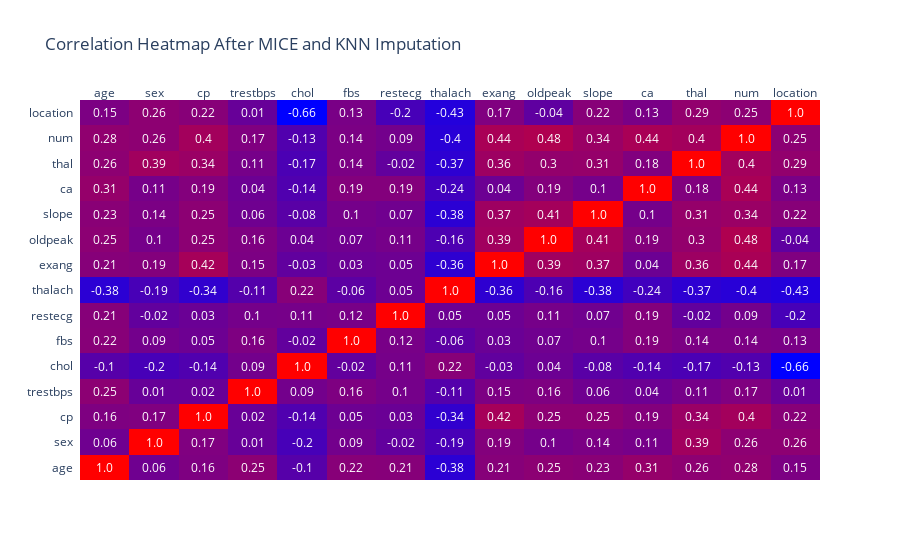

This figure's notebook cell:
### Code cell
col_names = list(df_clean.columns)
corr_matrix = np.round(df_clean.corr().values, 2)

fig_heatmap = ff.create_annotated_heatmap(
    z=corr_matrix,
    x=col_names,
    y=col_names,
    colorscale="bluered"
)
fig_heatmap.update_layout(
    title="Correlation Heatmap After MICE and KNN Imputation",
)
fig_heatmap.show()

### Figure 1 — Plotly figure (JSON) as saved in the notebook; plotly's stock layout.template omitted (floating-point values rounded to 4 significant figures; data arrays with more than 128 entries replaced by an {"elided": "..."} marker saying what was removed)
{"data": [{"colorscale": [[0, "rgb(0,0,255)"], [1, "rgb(255,0,0)"]], "reversescale": false, "showscale": false, "type": "heatmap", "x": ["age", "sex", "cp", "trestbps", "chol", "fbs", "restecg", "thalach", "exang", "oldpeak", "slope", "ca", "thal", "num", "location"], "y": ["age", "sex", "cp", "trestbps", "chol", "fbs", "restecg", "thalach", "exang", "oldpeak", "slope", "ca", "thal", "num", "location"], "z": {"elided": "15x15 float values"}}], "layout": {"annotations": [{"font": {"color": "#FFFFFF"}, "showarrow": false, "text": "1.0", "x": "age", "xref": "x", "y": "age", "yref": "y"}, {"font": {"color": "#FFFFFF"}, "showarrow": false, "text": "0.06", "x": "sex", "xref": "x", "y": "age", "yref": "y"}, {"font": {"color": "#FFFFFF"}, "showarrow": false, "text": "0.16", "x": "cp", "xref": "x", "y": "age", "yref": "y"}, {"font": {"color": "#FFFFFF"}, "showarrow": false, "text": "0.25", "x": "trestbps", "xref": "x", "y": "age", "yref": "y"}, {"font": {"color": "#FFFFFF"}, "showarrow": false, "text": "-0.1", "x": "chol", "xref": "x", "y": "age", "yref": "y"}, {"font": {"color": "#FFFFFF"}, "showarrow": false, "text": "0.22", "x": "fbs", "xref": "x", "y": "age", "yref": "y"}, {"font": {"color": "#FFFFFF"}, "showarrow": false, "text": "0.21", "x": "restecg", "xref": "x", "y": "age", "yref": "y"}, {"font": {"color": "#FFFFFF"}, "showarrow": false, "text": "-0.38", "x": "thalach", "xref": "x", "y": "age", "yref": "y"}, {"font": {"color": "#FFFFFF"}, "showarrow": false, "text": "0.21", "x": "exang", "xref": "x", "y": "age", "yref": "y"}, {"font": {"color": "#FFFFFF"}, "showarrow": false, "text": "0.25", "x": "oldpeak", "xref": "x", "y": "age", "yref": "y"}, {"font": {"color": "#FFFFFF"}, "showarrow": false, "text": "0.23", "x": "slope", "xref": "x", "y": "age", "yref": "y"}, {"font": {"color": "#FFFFFF"}, "showarrow": false, "text": "0.31", "x": "ca", "xref": "x", "y": "age", "yref": "y"}, {"font": {"color": "#FFFFFF"}, "showarrow": false, "text": "0.26", "x": "thal", "xref": "x", "y": "age", "yref": "y"}, {"font": {"color": "#FFFFFF"}, "showarrow": false, "text": "0.28", "x": "num", "xref": "x", "y": "age", "yref": "y"}, {"font": {"color": "#FFFFFF"}, "showarrow": false, "text": "0.15", "x": "location", "xref": "x", "y": "age", "yref": "y"}, {"font": {"color": "#FFFFFF"}, "showarrow": false, "text": "0.06", "x": "age", "xref": "x", "y": "sex", "yref": "y"}, {"font": {"color": "#FFFFFF"}, "showarrow": false, "text": "1.0", "x": "sex", "xref": "x", "y": "sex", "yref": "y"}, {"font": {"color": "#FFFFFF"}, "showarrow": false, "text": "0.17", "x": "cp", "xref": "x", "y": "sex", "yref": "y"}, {"font": {"color": "#FFFFFF"}, "showarrow": false, "text": "0.01", "x": "trestbps", "xref": "x", "y": "sex", "yref": "y"}, {"font": {"color": "#FFFFFF"}, "showarrow": false, "text": "-0.2", "x": "chol", "xref": "x", "y": "sex", "yref": "y"}, {"font": {"color": "#FFFFFF"}, "showarrow": false, "text": "0.09", "x": "fbs", "xref": "x", "y": "sex", "yref": "y"}, {"font": {"color": "#FFFFFF"}, "showarrow": false, "text": "-0.02", "x": "restecg", "xref": "x", "y": "sex", "yref": "y"}, {"font": {"color": "#FFFFFF"}, "showarrow": false, "text": "-0.19", "x": "thalach", "xref": "x", "y": "sex", "yref": "y"}, {"font": {"color": "#FFFFFF"}, "showarrow": false, "text": "0.19", "x": "exang", "xref": "x", "y": "sex", "yref": "y"}, {"font": {"color": "#FFFFFF"}, "showarrow": false, "text": "0.1", "x": "oldpeak", "xref": "x", "y": "sex", "yref": "y"}, {"font": {"color": "#FFFFFF"}, "showarrow": false, "text": "0.14", "x": "slope", "xref": "x", "y": "sex", "yref": "y"}, {"font": {"color": "#FFFFFF"}, "showarrow": false, "text": "0.11", "x": "ca", "xref": "x", "y": "sex", "yref": "y"}, {"font": {"color": "#FFFFFF"}, "showarrow": false, "text": "0.39", "x": "thal", "xref": "x", "y": "sex", "yref": "y"}, {"font": {"color": "#FFFFFF"}, "showarrow": false, "text": "0.26", "x": "num", "xref": "x", "y": "sex", "yref": "y"}, {"font": {"color": "#FFFFFF"}, "showarrow": false, "text": "0.26", "x": "location", "xref": "x", "y": "sex", "yref": "y"}, {"font": {"color": "#FFFFFF"}, "showarrow": false, "text": "0.16", "x": "age", "xref": "x", "y": "cp", "yref": "y"}, {"font": {"color": "#FFFFFF"}, "showarrow": false, "text": "0.17", "x": "sex", "xref": "x", "y": "cp", "yref": "y"}, {"font": {"color": "#FFFFFF"}, "showarrow": false, "text": "1.0", "x": "cp", "xref": "x", "y": "cp", "yref": "y"}, {"font": {"color": "#FFFFFF"}, "showarrow": false, "text": "0.02", "x": "trestbps", "xref": "x", "y": "cp", "yref": "y"}, {"font": {"color": "#FFFFFF"}, "showarrow": false, "text": "-0.14", "x": "chol", "xref": "x", "y": "cp", "yref": "y"}, {"font": {"color": "#FFFFFF"}, "showarrow": false, "text": "0.05", "x": "fbs", "xref": "x", "y": "cp", "yref": "y"}, {"font": {"color": "#FFFFFF"}, "showarrow": false, "text": "0.03", "x": "restecg", "xref": "x", "y": "cp", "yref": "y"}, {"font": {"color": "#FFFFFF"}, "showarrow": false, "text": "-0.34", "x": "thalach", "xref": "x", "y": "cp", "yref": "y"}, {"font": {"color": "#FFFFFF"}, "showarrow": false, "text": "0.42", "x": "exang", "xref": "x", "y": "cp", "yref": "y"}, {"font": {"color": "#FFFFFF"}, "showarrow": false, "text": "0.25", "x": "oldpeak", "xref": "x", "y": "cp", "yref": "y"}, {"font": {"color": "#FFFFFF"}, "showarrow": false, "text": "0.25", "x": "slope", "xref": "x", "y": "cp", "yref": "y"}, {"font": {"color": "#FFFFFF"}, "showarrow": false, "text": "0.19", "x": "ca", "xref": "x", "y": "cp", "yref": "y"}, {"font": {"color": "#FFFFFF"}, "showarrow": false, "text": "0.34", "x": "thal", "xref": "x", "y": "cp", "yref": "y"}, {"font": {"color": "#FFFFFF"}, "showarrow": false, "text": "0.4", "x": "num", "xref": "x", "y": "cp", "yref": "y"}, {"font": {"color": "#FFFFFF"}, "showarrow": false, "text": "0.22", "x": "location", "xref": "x", "y": "cp", "yref": "y"}, {"font": {"color": "#FFFFFF"}, "showarrow": false, "text": "0.25", "x": "age", "xref": "x", "y": "trestbps", "yref": "y"}, {"font": {"color": "#FFFFFF"}, "showarrow": false, "text": "0.01", "x": "sex", "xref": "x", "y": "trestbps", "yref": "y"}, {"font": {"color": "#FFFFFF"}, "showarrow": false, "text": "0.02", "x": "cp", "xref": "x", "y": "trestbps", "yref": "y"}, {"font": {"color": "#FFFFFF"}, "showarrow": false, "text": "1.0", "x": "trestbps", "xref": "x", "y": "trestbps", "yref": "y"}, {"font": {"color": "#FFFFFF"}, "showarrow": false, "text": "0.09", "x": "chol", "xref": "x", "y": "trestbps", "yref": "y"}, {"font": {"color": "#FFFFFF"}, "showarrow": false, "text": "0.16", "x": "fbs", "xref": "x", "y": "trestbps", "yref": "y"}, {"font": {"color": "#FFFFFF"}, "showarrow": false, "text": "0.1", "x": "restecg", "xref": "x", "y": "trestbps", "yref": "y"}, {"font": {"color": "#FFFFFF"}, "showarrow": false, "text": "-0.11", "x": "thalach", "xref": "x", "y": "trestbps", "yref": "y"}, {"font": {"color": "#FFFFFF"}, "showarrow": false, "text": "0.15", "x": "exang", "xref": "x", "y": "trestbps", "yref": "y"}, {"font": {"color": "#FFFFFF"}, "showarrow": false, "text": "0.16", "x": "oldpeak", "xref": "x", "y": "trestbps", "yref": "y"}, {"font": {"color": "#FFFFFF"}, "showarrow": false, "text": "0.06", "x": "slope", "xref": "x", "y": "trestbps", "yref": "y"}, {"font": {"color": "#FFFFFF"}, "showarrow": false, "text": "0.04", "x": "ca", "xref": "x", "y": "trestbps", "yref": "y"}, {"font": {"color": "#FFFFFF"}, "showarrow": false, "text": "0.11", "x": "thal", "xref": "x", "y": "trestbps", "yref": "y"}, {"font": {"color": "#FFFFFF"}, "showarrow": false, "text": "0.17", "x": "num", "xref": "x", "y": "trestbps", "yref": "y"}, {"font": {"color": "#FFFFFF"}, "showarrow": false, "text": "0.01", "x": "location", "xref": "x", "y": "trestbps", "yref": "y"}, {"font": {"color": "#FFFFFF"}, "showarrow": false, "text": "-0.1", "x": "age", "xref": "x", "y": "chol", "yref": "y"}, {"font": {"color": "#FFFFFF"}, "showarrow": false, "text": "-0.2", "x": "sex", "xref": "x", "y": "chol", "yref": "y"}, {"font": {"color": "#FFFFFF"}, "showarrow": false, "text": "-0.14", "x": "cp", "xref": "x", "y": "chol", "yref": "y"}, {"font": {"color": "#FFFFFF"}, "showarrow": false, "text": "0.09", "x": "trestbps", "xref": "x", "y": "chol", "yref": "y"}, {"font": {"color": "#FFFFFF"}, "showarrow": false, "text": "1.0", "x": "chol", "xref": "x", "y": "chol", "yref": "y"}, {"font": {"color": "#FFFFFF"}, "showarrow": false, "text": "-0.02", "x": "fbs", "xref": "x", "y": "chol", "yref": "y"}, {"font": {"color": "#FFFFFF"}, "showarrow": false, "text": "0.11", "x": "restecg", "xref": "x", "y": "chol", "yref": "y"}, {"font": {"color": "#FFFFFF"}, "showarrow": false, "text": "0.22", "x": "thalach", "xref": "x", "y": "chol", "yref": "y"}, {"font": {"color": "#FFFFFF"}, "showarrow": false, "text": "-0.03", "x": "exang", "xref": "x", "y": "chol", "yref": "y"}, {"font": {"color": "#FFFFFF"}, "showarrow": false, "text": "0.04", "x": "oldpeak", "xref": "x", "y": "chol", "yref": "y"}, {"font": {"color": "#FFFFFF"}, "showarrow": false, "text": "-0.08", "x": "slope", "xref": "x", "y": "chol", "yref": "y"}, {"font": {"color": "#FFFFFF"}, "showarrow": false, "text": "-0.14", "x": "ca", "xref": "x", "y": "chol", "yref": "y"}, {"font": {"color": "#FFFFFF"}, "showarrow": false, "text": "-0.17", "x": "thal", "xref": "x", "y": "chol", "yref": "y"}, {"font": {"color": "#FFFFFF"}, "showarrow": false, "text": "-0.13", "x": "num", "xref": "x", "y": "chol", "yref": "y"}, {"font": {"color": "#FFFFFF"}, "showarrow": false, "text": "-0.66", "x": "location", "xref": "x", "y": "chol", "yref": "y"}, {"font": {"color": "#FFFFFF"}, "showarrow": false, "text": "0.22", "x": "age", "xref": "x", "y": "fbs", "yref": "y"}, {"font": {"color": "#FFFFFF"}, "showarrow": false, "text": "0.09", "x": "sex", "xref": "x", "y": "fbs", "yref": "y"}, {"font": {"color": "#FFFFFF"}, "showarrow": false, "text": "0.05", "x": "cp", "xref": "x", "y": "fbs", "yref": "y"}, {"font": {"color": "#FFFFFF"}, "showarrow": false, "text": "0.16", "x": "trestbps", "xref": "x", "y": "fbs", "yref": "y"}, {"font": {"color": "#FFFFFF"}, "showarrow": false, "text": "-0.02", "x": "chol", "xref": "x", "y": "fbs", "yref": "y"}, {"font": {"color": "#FFFFFF"}, "showarrow": false, "text": "1.0", "x": "fbs", "xref": "x", "y": "fbs", "yref": "y"}, {"font": {"color": "#FFFFFF"}, "showarrow": false, "text": "0.12", "x": "restecg", "xref": "x", "y": "fbs", "yref": "y"}, {"font": {"color": "#FFFFFF"}, "showarrow": false, "text": "-0.06", "x": "thalach", "xref": "x", "y": "fbs", "yref": "y"}, {"font": {"color": "#FFFFFF"}, "showarrow": false, "text": "0.03", "x": "exang", "xref": "x", "y": "fbs", "yref": "y"}, {"font": {"color": "#FFFFFF"}, "showarrow": false, "text": "0.07", "x": "oldpeak", "xref": "x", "y": "fbs", "yref": "y"}, {"font": {"color": "#FFFFFF"}, "showarrow": false, "text": "0.1", "x": "slope", "xref": "x", "y": "fbs", "yref": "y"}, {"font": {"color": "#FFFFFF"}, "showarrow": false, "text": "0.19", "x": "ca", "xref": "x", "y": "fbs", "yref": "y"}, {"font": {"color": "#FFFFFF"}, "showarrow": false, "text": "0.14", "x": "thal", "xref": "x", "y": "fbs", "yref": "y"}, {"font": {"color": "#FFFFFF"}, "showarrow": false, "text": "0.14", "x": "num", "xref": "x", "y": "fbs", "yref": "y"}, {"font": {"color": "#FFFFFF"}, "showarrow": false, "text": "0.13", "x": "location", "xref": "x", "y": "fbs", "yref": "y"}, {"font": {"color": "#FFFFFF"}, "showarrow": false, "text": "0.21", "x": "age", "xref": "x", "y": "restecg", "yref": "y"}, {"font": {"color": "#FFFFFF"}, "showarrow": false, "text": "-0.02", "x": "sex", "xref": "x", "y": "restecg", "yref": "y"}, {"font": {"color": "#FFFFFF"}, "showarrow": false, "text": "0.03", "x": "cp", "xref": "x", "y": "restecg", "yref": "y"}, {"font": {"color": "#FFFFFF"}, "showarrow": false, "text": "0.1", "x": "trestbps", "xref": "x", "y": "restecg", "yref": "y"}, {"font": {"color": "#FFFFFF"}, "showarrow": false, "text": "0.11", "x": "chol", "xref": "x", "y": "restecg", "yref": "y"}, {"font": {"color": "#FFFFFF"}, "showarrow": false, "text": "0.12", "x": "fbs", "xref": "x", "y": "restecg", "yref": "y"}, {"font": {"color": "#FFFFFF"}, "showarrow": false, "text": "1.0", "x": "restecg", "xref": "x", "y": "restecg", "yref": "y"}, {"font": {"color": "#FFFFFF"}, "showarrow": false, "text": "0.05", "x": "thalach", "xref": "x", "y": "restecg", "yref": "y"}, {"font": {"color": "#FFFFFF"}, "showarrow": false, "text": "0.05", "x": "exang", "xref": "x", "y": "restecg", "yref": "y"}, {"font": {"color": "#FFFFFF"}, "showarrow": false, "text": "0.11", "x": "oldpeak", "xref": "x", "y": "restecg", "yref": "y"}, {"font": {"color": "#FFFFFF"}, "showarrow": false, "text": "0.07", "x": "slope", "xref": "x", "y": "restecg", "yref": "y"}, {"font": {"color": "#FFFFFF"}, "showarrow": false, "text": "0.19", "x": "ca", "xref": "x", "y": "restecg", "yref": "y"}, {"font": {"color": "#FFFFFF"}, "showarrow": false, "text": "-0.02", "x": "thal", "xref": "x", "y": "restecg", "yref": "y"}, {"font": {"color": "#FFFFFF"}, "showarrow": false, "text": "0.09", "x": "num", "xref": "x", "y": "restecg", "yref": "y"}, {"font": {"color": "#FFFFFF"}, "showarrow": false, "text": "-0.2", "x": "location", "xref": "x", "y": "restecg", "yref": "y"}, {"font": {"color": "#FFFFFF"}, "showarrow": false, "text": "-0.38", "x": "age", "xref": "x", "y": "thalach", "yref": "y"}, {"font": {"color": "#FFFFFF"}, "showarrow": false, "text": "-0.19", "x": "sex", "xref": "x", "y": "thalach", "yref": "y"}, {"font": {"color": "#FFFFFF"}, "showarrow": false, "text": "-0.34", "x": "cp", "xref": "x", "y": "thalach", "yref": "y"}, {"font": {"color": "#FFFFFF"}, "showarrow": false, "text": "-0.11", "x": "trestbps", "xref": "x", "y": "thalach", "yref": "y"}, {"font": {"color": "#FFFFFF"}, "showarrow": false, "text": "0.22", "x": "chol", "xref": "x", "y": "thalach", "yref": "y"}, {"font": {"color": "#FFFFFF"}, "showarrow": false, "text": "-0.06", "x": "fbs", "xref": "x", "y": "thalach", "yref": "y"}, {"font": {"color": "#FFFFFF"}, "showarrow": false, "text": "0.05", "x": "restecg", "xref": "x", "y": "thalach", "yref": "y"}, {"font": {"color": "#FFFFFF"}, "showarrow": false, "text": "1.0", "x": "thalach", "xref": "x", "y": "thalach", "yref": "y"}, {"font": {"color": "#FFFFFF"}, "showarrow": false, "text": "-0.36", "x": "exang", "xref": "x", "y": "thalach", "yref": "y"}, {"font": {"color": "#FFFFFF"}, "showarrow": false, "text": "-0.16", "x": "oldpeak", "xref": "x", "y": "thalach", "yref": "y"}, {"font": {"color": "#FFFFFF"}, "showarrow": false, "text": "-0.38", "x": "slope", "xref": "x", "y": "thalach", "yref": "y"}, {"font": {"color": "#FFFFFF"}, "showarrow": false, "text": "-0.24", "x": "ca", "xref": "x", "y": "thalach", "yref": "y"}, {"font": {"color": "#FFFFFF"}, "showarrow": false, "text": "-0.37", "x": "thal", "xref": "x", "y": "thalach", "yref": "y"}, {"font": {"color": "#FFFFFF"}, "showarrow": false, "text": "-0.4", "x": "num", "xref": "x", "y": "thalach", "yref": "y"}, {"font": {"color": "#FFFFFF"}, "showarrow": false, "text": "-0.43", "x": "location", "xref": "x", "y": "thalach", "yref": "y"}, {"font": {"color": "#FFFFFF"}, "showarrow": false, "text": "0.21", "x": "age", "xref": "x", "y": "exang", "yref": "y"}, {"font": {"color": "#FFFFFF"}, "showarrow": false, "text": "0.19", "x": "sex", "xref": "x", "y": "exang", "yref": "y"}, {"font": {"color": "#FFFFFF"}, "showarrow": false, "text": "0.42", "x": "cp", "xref": "x", "y": "exang", "yref": "y"}, {"font": {"color": "#FFFFFF"}, "showarrow": false, "text": "0.15", "x": "trestbps", "xref": "x", "y": "exang", "yref": "y"}, {"font": {"color": "#FFFFFF"}, "showarrow": false, "text": "-0.03", "x": "chol", "xref": "x", "y": "exang", "yref": "y"}, {"font": {"color": "#FFFFFF"}, "showarrow": false, "text": "0.03", "x": "fbs", "xref": "x", "y": "exang", "yref": "y"}, {"font": {"color": "#FFFFFF"}, "showarrow": false, "text": "0.05", "x": "restecg", "xref": "x", "y": "exang", "yref": "y"}, {"font": {"color": "#FFFFFF"}, "showarrow": false, "text": "-0.36", "x": "thalach", "xref": "x", "y": "exang", "yref": "y"}, {"font": {"color": "#FFFFFF"}, "showarrow": false, "text": "1.0", "x": "exang", "xref": "x", "y": "exang", "yref": "y"}, {"font": {"color": "#FFFFFF"}, "showarrow": false, "text": "0.39", "x": "oldpeak", "xref": "x", "y": "exang", "yref": "y"}, {"font": {"color": "#FFFFFF"}, "showarrow": false, "text": "0.37", "x": "slope", "xref": "x", "y": "exang", "yref": "y"}, {"font": {"color": "#FFFFFF"}, "showarrow": false, "text": "0.04", "x": "ca", "xref": "x", "y": "exang", "yref": "y"}, {"font": {"color": "#FFFFFF"}, "showarrow": false, "text": "0.36", "x": "thal", "xref": "x", "y": "exang", "yref": "y"}, {"font": {"color": "#FFFFFF"}, "showarrow": false, "text": "0.44", "x": "num", "xref": "x", "y": "exang", "yref": "y"}, {"font": {"color": "#FFFFFF"}, "showarrow": false, "text": "0.17", "x": "location", "xref": "x", "y": "exang", "yref": "y"}, {"font": {"color": "#FFFFFF"}, "showarrow": false, "text": "0.25", "x": "age", "xref": "x", "y": "oldpeak", "yref": "y"}, {"font": {"color": "#FFFFFF"}, "showarrow": false, "text": "0.1", "x": "sex", "xref": "x", "y": "oldpeak", "yref": "y"}, {"font": {"color": "#FFFFFF"}, "showarrow": false, "text": "0.25", "x": "cp", "xref": "x", "y": "oldpeak", "yref": "y"}, {"font": {"color": "#FFFFFF"}, "showarrow": false, "text": "0.16", "x": "trestbps", "xref": "x", "y": "oldpeak", "yref": "y"}, {"font": {"color": "#FFFFFF"}, "showarrow": false, "text": "0.04", "x": "chol", "xref": "x", "y": "oldpeak", "yref": "y"}, {"font": {"color": "#FFFFFF"}, "showarrow": false, "text": "0.07", "x": "fbs", "xref": "x", "y": "oldpeak", "yref": "y"}, {"font": {"color": "#FFFFFF"}, "showarrow": false, "text": "0.11", "x": "restecg", "xref": "x", "y": "oldpeak", "yref": "y"}, {"font": {"color": "#FFFFFF"}, "showarrow": false, "text": "-0.16", "x": "thalach", "xref": "x", "y": "oldpeak", "yref": "y"}, {"font": {"color": "#FFFFFF"}, "showarrow": false, "text": "0.39", "x": "exang", "xref": "x", "y": "oldpeak", "yref": "y"}, {"font": {"color": "#FFFFFF"}, "showarrow": false, "text": "1.0", "x": "oldpeak", "xref": "x", "y": "oldpeak", "yref": "y"}, {"font": {"color": "#FFFFFF"}, "showarrow": false, "text": "0.41", "x": "slope", "xref": "x", "y": "oldpeak", "yref": "y"}, {"font": {"color": "#FFFFFF"}, "showarrow": false, "text": "0.19", "x": "ca", "xref": "x", "y": "oldpeak", "yref": "y"}, {"font": {"color": "#FFFFFF"}, "showarrow": false, "text": "0.3", "x": "thal", "xref": "x", "y": "oldpeak", "yref": "y"}, {"font": {"color": "#FFFFFF"}, "showarrow": false, "text": "0.48", "x": "num", "xref": "x", "y": "oldpeak", "yref": "y"}, {"font": {"color": "#FFFFFF"}, "showarrow": false, "text": "-0.04", "x": "location", "xref": "x", "y": "oldpeak", "yref": "y"}, {"font": {"color": "#FFFFFF"}, "showarrow": false, "text": "0.23", "x": "age", "xref": "x", "y": "slope", "yref": "y"}, {"font": {"color": "#FFFFFF"}, "showarrow": false, "text": "0.14", "x": "sex", "xref": "x", "y": "slope", "yref": "y"}, {"font": {"color": "#FFFFFF"}, "showarrow": false, "text": "0.25", "x": "cp", "xref": "x", "y": "slope", "yref": "y"}, {"font": {"color": "#FFFFFF"}, "showarrow": false, "text": "0.06", "x": "trestbps", "xref": "x", "y": "slope", "yref": "y"}, {"font": {"color": "#FFFFFF"}, "showarrow": false, "text": "-0.08", "x": "chol", "xref": "x", "y": "slope", "yref": "y"}, {"font": {"color": "#FFFFFF"}, "showarrow": false, "text": "0.1", "x": "fbs", "xref": "x", "y": "slope", "yref": "y"}, {"font": {"color": "#FFFFFF"}, "showarrow": false, "text": "0.07", "x": "restecg", "xref": "x", "y": "slope", "yref": "y"}, {"font": {"color": "#FFFFFF"}, "showarrow": false, "text": "-0.38", "x": "thalach", "xref": "x", "y": "slope", "yref": "y"}, {"font": {"color": "#FFFFFF"}, "showarrow": false, "text": "0.37", "x": "exang", "xref": "x", "y": "slope", "yref": "y"}, {"font": {"color": "#FFFFFF"}, "showarrow": false, "text": "0.41", "x": "oldpeak", "xref": "x", "y": "slope", "yref": "y"}, {"font": {"color": "#FFFFFF"}, "showarrow": false, "text": "1.0", "x": "slope", "xref": "x", "y": "slope", "yref": "y"}, {"font": {"color": "#FFFFFF"}, "showarrow": false, "text": "0.1", "x": "ca", "xref": "x", "y": "slope", "yref": "y"}, {"font": {"color": "#FFFFFF"}, "showarrow": false, "text": "0.31", "x": "thal", "xref": "x", "y": "slope", "yref": "y"}, {"font": {"color": "#FFFFFF"}, "showarrow": false, "text": "0.34", "x": "num", "xref": "x", "y": "slope", "yref": "y"}, {"font": {"color": "#FFFFFF"}, "showarrow": false, "text": "0.22", "x": "location", "xref": "x", "y": "slope", "yref": "y"}, {"font": {"color": "#FFFFFF"}, "showarrow": false, "text": "0.31", "x": "age", "xref": "x", "y": "ca", "yref": "y"}, {"font": {"color": "#FFFFFF"}, "showarrow": false, "text": "0.11", "x": "sex", "xref": "x", "y": "ca", "yref": "y"}, {"font": {"color": "#FFFFFF"}, "showarrow": false, "text": "0.19", "x": "cp", "xref": "x", "y": "ca", "yref": "y"}, {"font": {"color": "#FFFFFF"}, "showarrow": false, "text": "0.04", "x": "trestbps", "xref": "x", "y": "ca", "yref": "y"}, {"font": {"color": "#FFFFFF"}, "showarrow": false, "text": "-0.14", "x": "chol", "xref": "x", "y": "ca", "yref": "y"}, {"font": {"color": "#FFFFFF"}, "showarrow": false, "text": "0.19", "x": "fbs", "xref": "x", "y": "ca", "yref": "y"}, {"font": {"color": "#FFFFFF"}, "showarrow": false, "text": "0.19", "x": "restecg", "xref": "x", "y": "ca", "yref": "y"}, {"font": {"color": "#FFFFFF"}, "showarrow": false, "text": "-0.24", "x": "thalach", "xref": "x", "y": "ca", "yref": "y"}, {"font": {"color": "#FFFFFF"}, "showarrow": false, "text": "0.04", "x": "exang", "xref": "x", "y": "ca", "yref": "y"}, {"font": {"color": "#FFFFFF"}, "showarrow": false, "text": "0.19", "x": "oldpeak", "xref": "x", "y": "ca", "yref": "y"}, {"font": {"color": "#FFFFFF"}, "showarrow": false, "text": "0.1", "x": "slope", "xref": "x", "y": "ca", "yref": "y"}, {"font": {"color": "#FFFFFF"}, "showarrow": false, "text": "1.0", "x": "ca", "xref": "x", "y": "ca", "yref": "y"}, {"font": {"color": "#FFFFFF"}, "showarrow": false, "text": "0.18", "x": "thal", "xref": "x", "y": "ca", "yref": "y"}, {"font": {"color": "#FFFFFF"}, "showarrow": false, "text": "0.44", "x": "num", "xref": "x", "y": "ca", "yref": "y"}, {"font": {"color": "#FFFFFF"}, "showarrow": false, "text": "0.13", "x": "location", "xref": "x", "y": "ca", "yref": "y"}, {"font": {"color": "#FFFFFF"}, "showarrow": false, "text": "0.26", "x": "age", "xref": "x", "y": "thal", "yref": "y"}, {"font": {"color": "#FFFFFF"}, "showarrow": false, "text": "0.39", "x": "sex", "xref": "x", "y": "thal", "yref": "y"}, {"font": {"color": "#FFFFFF"}, "showarrow": false, "text": "0.34", "x": "cp", "xref": "x", "y": "thal", "yref": "y"}, {"font": {"color": "#FFFFFF"}, "showarrow": false, "text": "0.11", "x": "trestbps", "xref": "x", "y": "thal", "yref": "y"}, {"font": {"color": "#FFFFFF"}, "showarrow": false, "text": "-0.17", "x": "chol", "xref": "x", "y": "thal", "yref": "y"}, {"font": {"color": "#FFFFFF"}, "showarrow": false, "text": "0.14", "x": "fbs", "xref": "x", "y": "thal", "yref": "y"}, {"font": {"color": "#FFFFFF"}, "showarrow": false, "text": "-0.02", "x": "restecg", "xref": "x", "y": "thal", "yref": "y"}, {"font": {"color": "#FFFFFF"}, "showarrow": false, "text": "-0.37", "x": "thalach", "xref": "x", "y": "thal", "yref": "y"}, {"font": {"color": "#FFFFFF"}, "showarrow": false, "text": "0.36", "x": "exang", "xref": "x", "y": "thal", "yref": "y"}, {"font": {"color": "#FFFFFF"}, "showarrow": false, "text": "0.3", "x": "oldpeak", "xref": "x", "y": "thal", "yref": "y"}, {"font": {"color": "#FFFFFF"}, "showarrow": false, "text": "0.31", "x": "slope", "xref": "x", "y": "thal", "yref": "y"}, {"font": {"color": "#FFFFFF"}, "showarrow": false, "text": "0.18", "x": "ca", "xref": "x", "y": "thal", "yref": "y"}, {"font": {"color": "#FFFFFF"}, "showarrow": false, "text": "1.0", "x": "thal", "xref": "x", "y": "thal", "yref": "y"}, {"font": {"color": "#FFFFFF"}, "showarrow": false, "text": "0.4", "x": "num", "xref": "x", "y": "thal", "yref": "y"}, {"font": {"color": "#FFFFFF"}, "showarrow": false, "text": "0.29", "x": "location", "xref": "x", "y": "thal", "yref": "y"}, {"font": {"color": "#FFFFFF"}, "showarrow": false, "text": "0.28", "x": "age", "xref": "x", "y": "num", "yref": "y"}, {"font": {"color": "#FFFFFF"}, "showarrow": false, "text": "0.26", "x": "sex", "xref": "x", "y": "num", "yref": "y"}, {"font": {"color": "#FFFFFF"}, "showarrow": false, "text": "0.4", "x": "cp", "xref": "x", "y": "num", "yref": "y"}, {"font": {"color": "#FFFFFF"}, "showarrow": false, "text": "0.17", "x": "trestbps", "xref": "x", "y": "num", "yref": "y"}, {"font": {"color": "#FFFFFF"}, "showarrow": false, "text": "-0.13", "x": "chol", "xref": "x", "y": "num", "yref": "y"}, {"font": {"color": "#FFFFFF"}, "showarrow": false, "text": "0.14", "x": "fbs", "xref": "x", "y": "num", "yref": "y"}, {"font": {"color": "#FFFFFF"}, "showarrow": false, "text": "0.09", "x": "restecg", "xref": "x", "y": "num", "yref": "y"}, {"font": {"color": "#FFFFFF"}, "showarrow": false, "text": "-0.4", "x": "thalach", "xref": "x", "y": "num", "yref": "y"}, {"font": {"color": "#FFFFFF"}, "showarrow": false, "text": "0.44", "x": "exang", "xref": "x", "y": "num", "yref": "y"}, {"font": {"color": "#FFFFFF"}, "showarrow": false, "text": "0.48", "x": "oldpeak", "xref": "x", "y": "num", "yref": "y"}, {"font": {"color": "#FFFFFF"}, "showarrow": false, "text": "0.34", "x": "slope", "xref": "x", "y": "num", "yref": "y"}, {"font": {"color": "#FFFFFF"}, "showarrow": false, "text": "0.44", "x": "ca", "xref": "x", "y": "num", "yref": "y"}, {"font": {"color": "#FFFFFF"}, "showarrow": false, "text": "0.4", "x": "thal", "xref": "x", "y": "num", "yref": "y"}, {"font": {"color": "#FFFFFF"}, "showarrow": false, "text": "1.0", "x": "num", "xref": "x", "y": "num", "yref": "y"}, {"font": {"color": "#FFFFFF"}, "showarrow": false, "text": "0.25", "x": "location", "xref": "x", "y": "num", "yref": "y"}, {"font": {"color": "#FFFFFF"}, "showarrow": false, "text": "0.15", "x": "age", "xref": "x", "y": "location", "yref": "y"}, {"font": {"color": "#FFFFFF"}, "showarrow": false, "text": "0.26", "x": "sex", "xref": "x", "y": "location", "yref": "y"}, {"font": {"color": "#FFFFFF"}, "showarrow": false, "text": "0.22", "x": "cp", "xref": "x", "y": "location", "yref": "y"}, {"font": {"color": "#FFFFFF"}, "showarrow": false, "text": "0.01", "x": "trestbps", "xref": "x", "y": "location", "yref": "y"}, {"font": {"color": "#FFFFFF"}, "showarrow": false, "text": "-0.66", "x": "chol", "xref": "x", "y": "location", "yref": "y"}, {"font": {"color": "#FFFFFF"}, "showarrow": false, "text": "0.13", "x": "fbs", "xref": "x", "y": "location", "yref": "y"}, {"font": {"color": "#FFFFFF"}, "showarrow": false, "text": "-0.2", "x": "restecg", "xref": "x", "y": "location", "yref": "y"}, {"font": {"color": "#FFFFFF"}, "showarrow": false, "text": "-0.43", "x": "thalach", "xref": "x", "y": "location", "yref": "y"}, {"font": {"color": "#FFFFFF"}, "showarrow": false, "text": "0.17", "x": "exang", "xref": "x", "y": "location", "yref": "y"}, {"font": {"color": "#FFFFFF"}, "showarrow": false, "text": "-0.04", "x": "oldpeak", "xref": "x", "y": "location", "yref": "y"}, {"font": {"color": "#FFFFFF"}, "showarrow": false, "text": "0.22", "x": "slope", "xref": "x", "y": "location", "yref": "y"}, {"font": {"color": "#FFFFFF"}, "showarrow": false, "text": "0.13", "x": "ca", "xref": "x", "y": "location", "yref": "y"}, {"font": {"color": "#FFFFFF"}, "showarrow": false, "text": "0.29", "x": "thal", "xref": "x", "y": "location", "yref": "y"}, {"font": {"color": "#FFFFFF"}, "showarrow": false, "text": "0.25", "x": "num", "xref": "x", "y": "location", "yref": "y"}, {"font": {"color": "#FFFFFF"}, "showarrow": false, "text": "1.0", "x": "location", "xref": "x", "y": "location", "yref": "y"}], "title": {"text": "Correlation Heatmap After MICE and KNN Imputation"}, "xaxis": {"dtick": 1, "gridcolor": "rgb(0, 0, 0)", "side": "top", "ticks": ""}, "yaxis": {"dtick": 1, "ticks": "", "ticksuffix": "  "}}}
